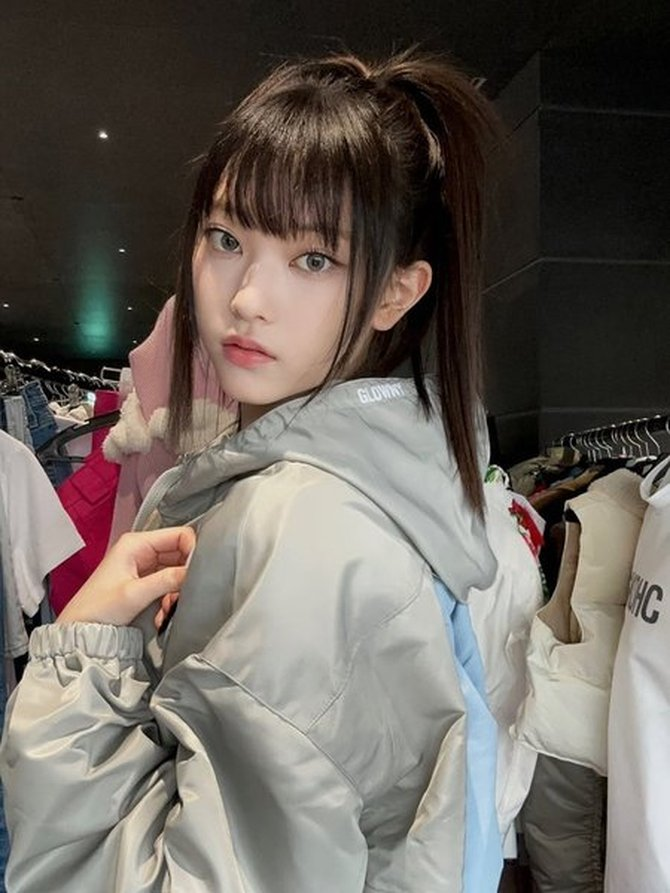
#> input picture 11_Assignment/haerin.jpg, 670 x 893 px
$ python task_10.py
#> lines starting #> are read from the running program, lines starting #| are printed output that depends on the picture
# Melakukan Operasi Geometri
# (Translasi, Rotasi, Flipping, Zooming)

import cv2
import numpy as np

image = cv2.imread('haerin.jpg')
#> image is the input picture: shape (893, 670, 3); mean B, G, R 92.6, 99.1, 105.9

scaling_factor = 0.5
resized_image = cv2.resize(image, None, fx=scaling_factor, fy=scaling_factor)

rows, cols = resized_image.shape[:2]
#> rows = 446; cols = 335
height, width = resized_image.shape[:2]
#> height = 446; width = 335

# Scaling / Zooming
result_scaled = cv2.resize(resized_image, (3*height, 2*width),
                           interpolation=cv2.INTER_CUBIC)
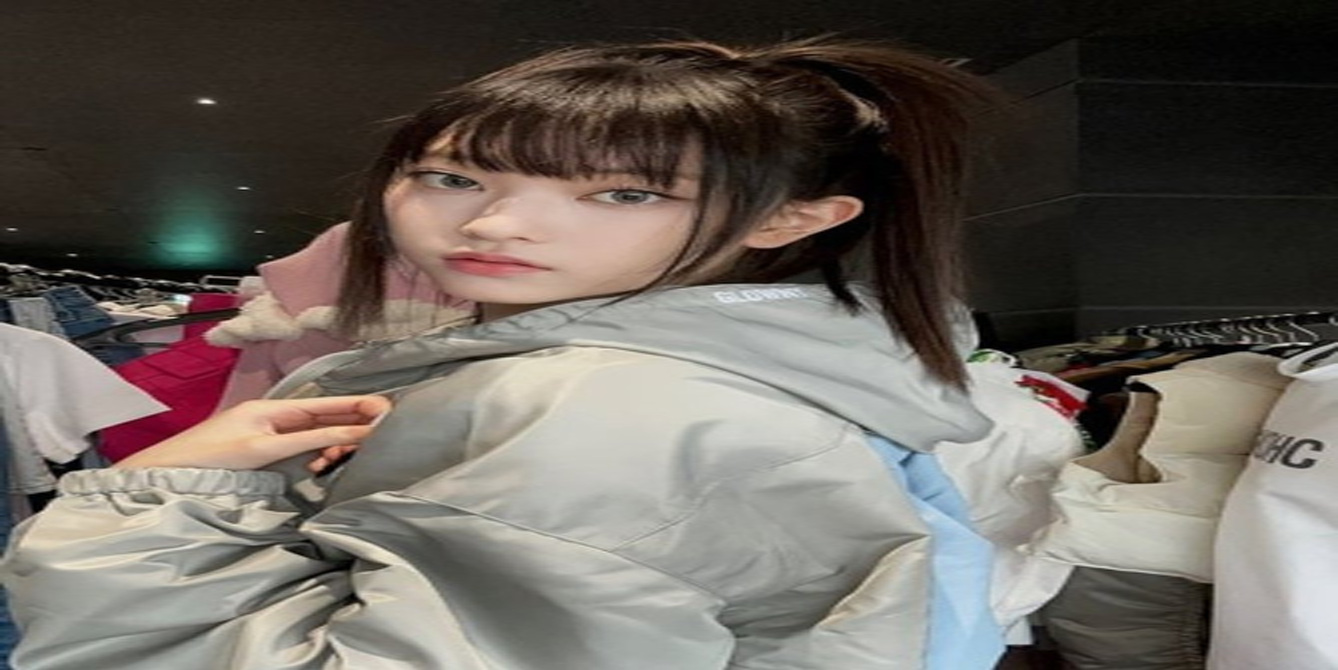
#> result_scaled: shape (670, 1338, 3); mean B, G, R 92.7, 99.2, 106

# Translation
"""
    FORMULA FOR TRANSLATION
    M = [1, 0, tx], [0,1,ty]

    tx = translation at x coordinat
    ty = translation at y coordinat
"""
M_translate = np.float64([[1, 0, -100], [0, 1, 100]])
result_translate = cv2.warpAffine(resized_image, M_translate, (cols, rows))
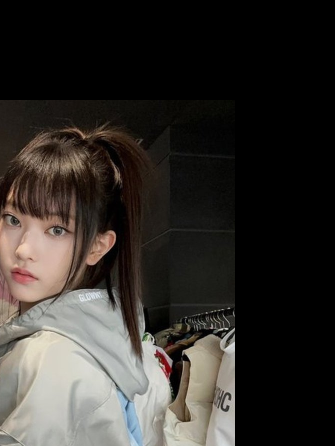
#> result_translate: shape (446, 335, 3); mean B, G, R 44.2, 48.1, 51.8


# Rotation
"""
    FORMULA FOR ROTATION
    M = [cosθ, -sinθ], [sinθ, cosθ]

"""
M_rotate = cv2.getRotationMatrix2D((cols/2, rows/2), 45, 1)
result_rotate = cv2.warpAffine(resized_image, M_rotate, (cols, rows))
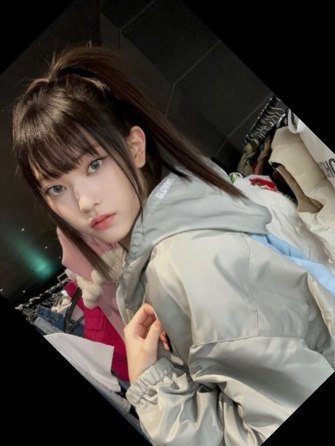
#> result_rotate: shape (446, 335, 3); mean B, G, R 75.9, 81.6, 88.1

# Flipping

result_flipped = cv2.flip(resized_image, 1)
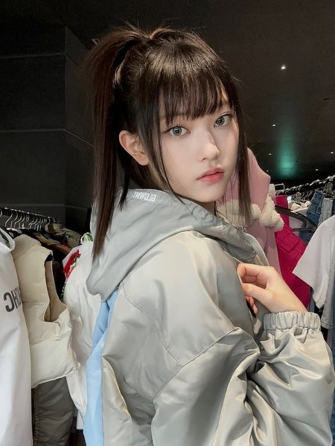
#> result_flipped: shape (446, 335, 3); mean B, G, R 92.7, 99.2, 106

cv2.imwrite('./out_file/Scaled_image_task_10.jpg', result_scaled)
cv2.imwrite('./out_file/translated_image_task_10.jpg', result_translate)
cv2.imwrite('./out_file/Rotated_image_task_10.jpg', result_rotate)
cv2.imwrite('./out_file/Flipped_image.jpg', result_flipped)

# result_scaled = cv2.resize(result_scaled, (cols, rows))

# merge_output = np.concatenate(
#     (result_scaled, result_translate, result_rotate, result_flipped))

# cv2.imshow('Combined Image', merge_output)


print("1. Scaled / Zooming")
print("2. Translate")
print("3. Rotate")
print("4. Flipping")
input = int(input("Masukkan pilihan : "))
#> the answer given: 3
match input:
    case 1:
        cv2.imshow('Scaled image', result_scaled)
        cv2.waitKey(0)
    case 2:
        cv2.imshow('Translated image', result_translate)
        cv2.waitKey(0)
    case 3:
        cv2.imshow('Rotated image', result_rotate)
        cv2.waitKey(0)
    case 4:
        cv2.imshow('Flipped image', result_flipped)
        cv2.waitKey(0)
#> (key Esc is pressed here)

$ run again, with 11_Assignment/1.jpg copied over 11_Assignment/haerin.jpg
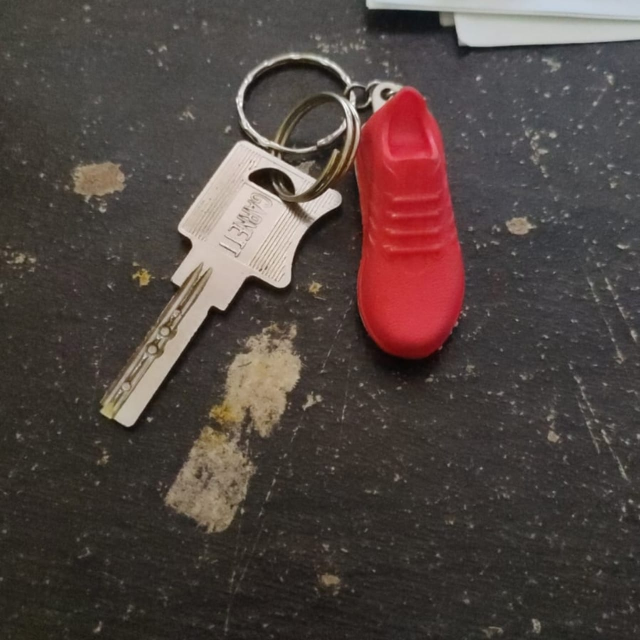
#> input picture 11_Assignment/1.jpg, 1280 x 1280 px (shown at 1/2 size)
#> image is the input picture: shape (1280, 1280, 3); mean B, G, R 64.7, 68.6, 80.8
#> `result_rotate = cv2.warpAffine(resized_image, M_rotate, (cols, rows))`:
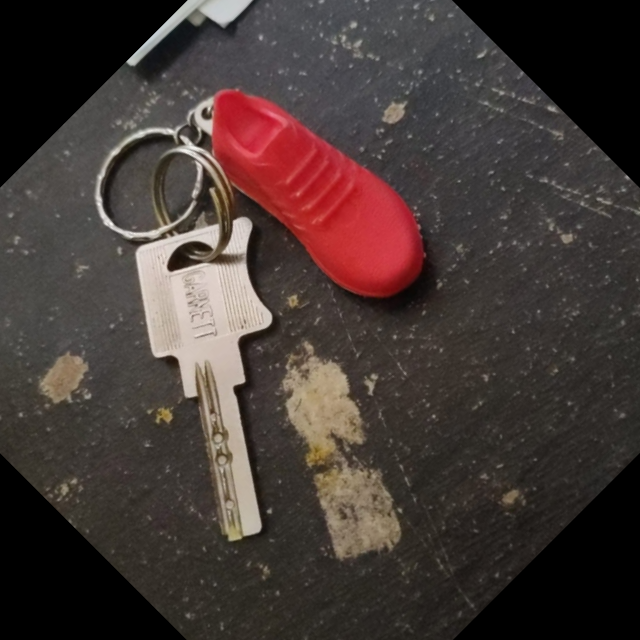
#> result_rotate: shape (640, 640, 3); mean B, G, R 53.3, 56.6, 68.6
#> `result_flipped = cv2.flip(resized_image, 1)`:
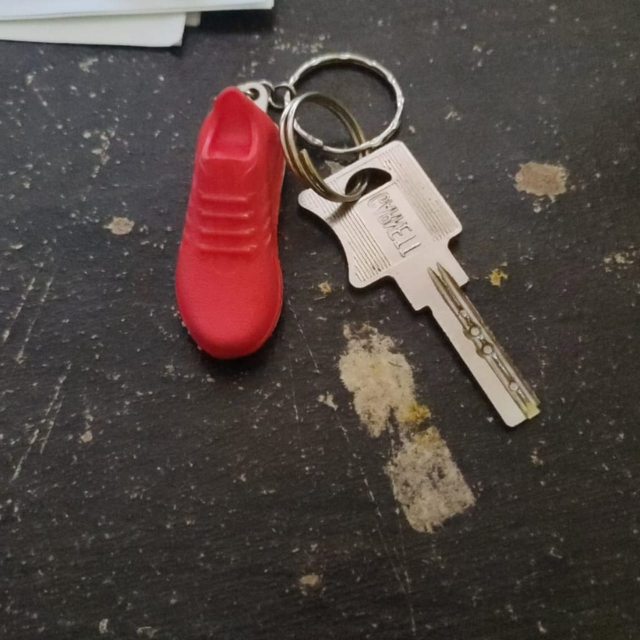
#> result_flipped: shape (640, 640, 3); mean B, G, R 64.8, 68.8, 81
